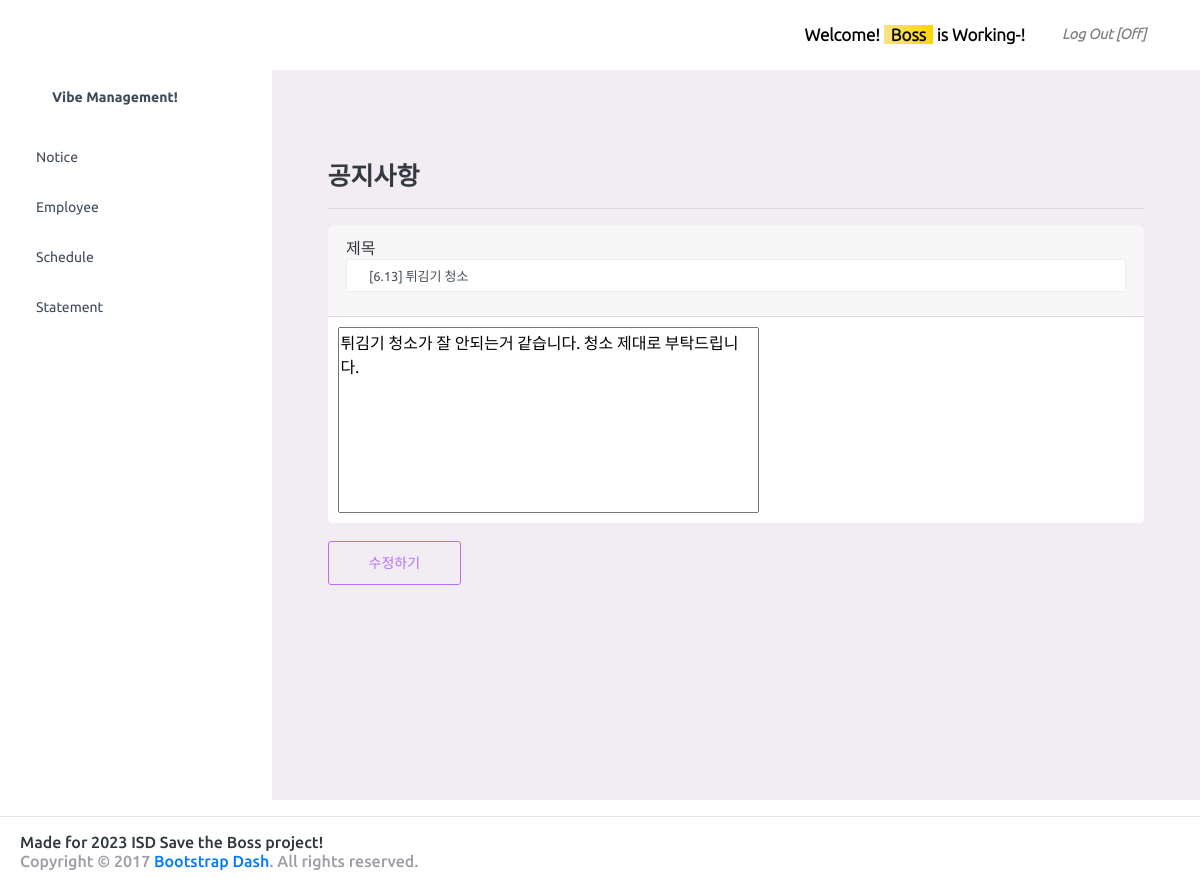
Page /mgmt/notice_update/14/ (signed in) on the committed database.
### management/models.py (models this page shows, shortened)
class Notice(models.Model):
    not_id = models.AutoField(primary_key=True)
    not_writer = models.CharField(max_length=128, verbose_name='작성자')
    not_title = models.CharField(max_length=128, verbose_name='제목')
    not_content = models.TextField(verbose_name='내용')
    not_date = models.DateTimeField(auto_now_add=True,verbose_name='등록시간')

### management/views.py (the view, shortened to what this page needs)
# urls.py: path('notice_update/<int:pk>/', views.notice_edit, name='notice_edit'),
@login_required
def notice_edit(request, pk):
    notice = Notice.objects.get(not_id=pk)
    user = request.user
    email = user.email
    try:
        writer = Employee.objects.get(emp_email=email)
    except Employee.DoesNotExist:
        writer = None
    if request.method == "POST":
        if ( user.username == 'boss'):
            form = NoticeWriteForm(request.POST, instance=notice)
            if form.is_valid():
                notice = form.save(commit=False)
                notice.save()
                return redirect('/mgmt/notice_detail/' + str(pk))
        if ( writer.emp_email == user.email and writer.emp_name == notice.not_writer):
            form = NoticeWriteForm(request.POST, instance=notice)
            if form.is_valid():
                notice = form.save(commit=False)
                notice.save()
                return redirect('/mgmt/notice_detail/' + str(pk))
    else:
        notice = Notice.objects.get(not_id=pk)
        if (user.username == 'boss'):
            form = NoticeWriteForm(instance=notice)
            context = {
                'form': form,
                'edit': '수정하기',
            }
            return render(request, "notice/notice_write.html", context)

### management/forms.py
class NoticeWriteForm(forms.ModelForm):
    def __init__(self, *args, **kwargs):
        super(NoticeWriteForm, self).__init__(*args, **kwargs)
        self.fields['not_title'].label = '제목'
        self.fields['not_title'].widget.attrs.update({
            'placeholder': '제목을 입력해주세요.',
            'class': 'form-control',
            'id': 'form_title',
            'autofocus': True,
        })
        self.fields['not_content'].widget.attrs.update({
            'placeholder': '내용을 입력해주세요.',
        })
    class Meta:
        model = Notice
        fields = ['not_title', 'not_content']

### templates/notice/notice_write.html (shortened to what this page needs)
{% extends "index/base.html" %}
{% load static %}
{% block content %}
{% load static %}
<div class="container">
    <div class="row mt-5">
        <div class="col-12">
            <h3 style="font-family:sans-serif; font-weight: bold;">공지사항</h3>
            <hr>
        </div>
    </div>
    <div class="row-mt-5">
        <form action="" method="POST" enctype="multipart/form-data">
            <div class="card" style="width: 100%;">
                <div class="card-header" style="padding: 0rem 0.8rem">
                    <div class="md-form form-group" style="margin-top: 10px;">
                        <div style="padding: 0 5.5px;">
                            {{ form.not_title.label }}
                            {{ form.not_title }}
                        </div>
                    </div>
                </div>
                <div style="padding: 10px;">
                    {{ form.not_content }}
                </div>
            </div>
            <br>
                {% if edit %}
                <button type="submit" id="write" class="btn btn-outline-primary">{{ edit }}</button>
                {% else %}
                <button type="submit" id="write" class="btn btn-outline-primary">작성하기</button>
                {% endif %}
        </form>
    </div>
</div>
{% endblock %}

### templates/index/base.html (shortened to what this page needs)
{% load socialaccount %}
{% load static %}
<html>
<head>
    <link rel="stylesheet" href="/static/vendors/css/vendor.bundle.base.css">
    <link rel="stylesheet" href="/static/css/style.css">
</head>
<body>
<div class="container-scroller">
    <nav class="navbar default-layout-navbar col-lg-12 col-12 p-0 fixed-top d-flex flex-row">
        <div class="text-center navbar-brand-wrapper d-flex align-items-center justify-content-center">
        </div>
        <div class="navbar-menu-wrapper d-flex align-items-stretch">
            <ul class="navbar-nav navbar-nav-right ">
                <li class="nav-item nav-profile ">
                    <div class="nav-profile-text" style="font-size: 17px; font-weight: bold; padding-right: 2rem;">
                        <span class="mb-5 text-black"> Welcome! <span
                                class="bg-gradient-warning" style="padding-right: 7px;padding-left: 7px;"> {{ user.first_name }}</span> is Working-! </span>
                    </div>
                </li>
                <li class="nav-item nav-logout d-none d-lg-block">
                    {% if user.is_authenticated %}
                        <a href="{% url 'logout' %}" style="padding: 5px; font-weight: bold;">
                            <i class="mdi mdi-power text-black-50"> Log Out [Off] </i>
                        </a>
                    {% endif %}
                </li>
                <li class="nav-item nav-settings d-none d-lg-block">
                </li>
            </ul>
        </div>
    </nav>
    <div class="container-fluid page-body-wrapper ">
        <nav class="sidebar sidebar-offcanvas" style="width: 275px !important;"  id="sidebar">
            <ul class="nav position-fixed" style="width: 265px !important;" >
                <li class="nav-item nav-profile"  style="padding-right: 0px !important;">
                    <a href="#" class="nav-link">
                        <div class="nav-profile-text d-flex flex-column">
                            <span class="font-weight-bold mb-2"> Vibe Management! </span>
                        </div>
                    </a>
                </li>
                <li class="nav-item">
                    <a class="nav-link" href="{% url 'notice_list' %}">
                        <span class="menu-title">Notice</span>
                    </a>
                </li>
                <li class="nav-item">
                     {% if user.username == 'boss' %}
                        <a class="nav-link" href="{% url 'list_employees' %}">
                            <span class="menu-title">Employee</span>
                        </a>
                    {% endif %}
                </li>
                <li class="nav-item" style="width: 257px !important; padding-right: 16px !important;">
                    <a class="nav-link" data-toggle="collapse" href="#general-pages" aria-expanded="false"
                       aria-controls="general-pages">
                        <span class="menu-title"> Schedule </span>
                    </a>
                </li>
                <li class="nav-item" style="width: 257px !important; padding-right: 16px !important;">
                    <a class="nav-link" data-toggle="collapse" href="#general-pages2" aria-expanded="false"
                       aria-controls="general-pages">
                        <span class="menu-title"> Statement </span>
                    </a>
                </li>
            </ul>
        </nav>
        <div class="main-panel">
            <div class="content-wrapper">
                {% block content %}
                {% endblock %}
            </div>
        </div>
    </div>
</div>
<hr>
{% block footer %}
    {% include 'index/info.html' %}
{% endblock %}
</body>
</html>

### rows in the picture
Notice: not_title "[6.13] 튀김기 청소", not_content "튀김기 청소가 잘 안되는거 같습니다. 청소 제대로 부탁드립니다."

### other values in the picture
{{ user.first_name }} "Boss"
{{ edit }} "수정하기"
